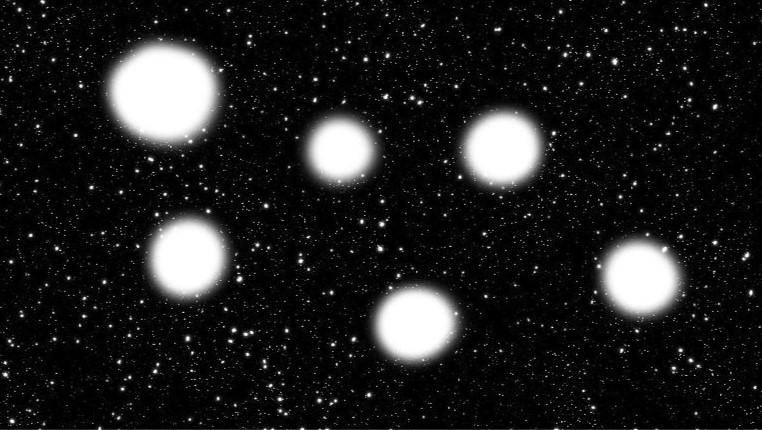
#> input picture images/Cosmos.jpg, 762 x 430 px, given in place of paca.mp4, which was not available
$ python ex5_canny_hull_video.py
#> lines starting #> are read from the running program, lines starting #| are printed output that depends on the picture; after the words box and inside, x2 and y2 are one past the last pixel; in counts of white or black regions, pixels touching at a corner belong together; pictures that were not available may be replaced by others from this repository, and a replacement may not be noted
#> in reproduzir_video, frame is the input picture: shape (430, 762, 3); min 0, max 255, mean 31.9
"""
Exercício 5 — Canny + Dilatação + ConvexHull em Vídeo
Crie um script que capture o vídeo e exiba o resultado de Canny. O desafio é
usar a morfologia de Dilatação após o Canny para "engrossar", depois utilize
o operador HULL para detectar objetos.
Vídeos: paca.mp4 e leao.mp4
"""

import cv2
import numpy as np

# ── Configurações ─────────────────────────────────────────────────────────────
VIDEOS = [
    '../../videos/paca.mp4',
    '../../videos/leao.mp4',
]

CANNY_T1       = 50
CANNY_T2       = 130
KERNEL_DIL_SZ  = 3    # tamanho do kernel de dilatação
ITERACOES_DIL  = 2    # iterações de dilatação
AREA_MIN       = 500  # área mínima de contorno para filtrar ruído (px²)

# ── Elemento estruturante para dilatação ──────────────────────────────────────
kernel_dil = cv2.getStructuringElement(cv2.MORPH_RECT,
                                       (KERNEL_DIL_SZ, KERNEL_DIL_SZ))

def processar_frame(frame: np.ndarray) -> tuple:
    """Retorna (canny, dilatado, saida_com_hull)."""
    cinza   = cv2.cvtColor(frame, cv2.COLOR_BGR2GRAY)
    # GaussianBlur 5×5: remove ruído de vídeo antes do Canny (câmera tem ruído temporal)
    suave   = cv2.GaussianBlur(cinza, (5, 5), 0)

    # 1. Canny: detecta bordas com histerese (T1=50, T2=130 → razão ~1:2.6)
    bordas = cv2.Canny(suave, CANNY_T1, CANNY_T2)
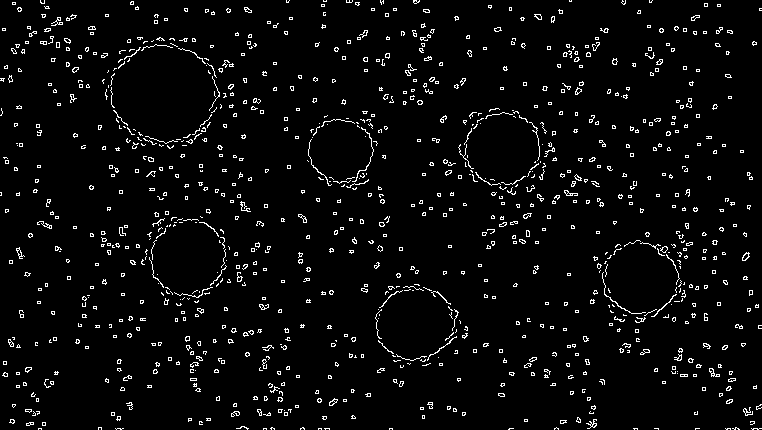
#> bordas: shape (430, 762); 4% white in thin lines or dots

    # 2. Dilatação — "engrossar" as bordas Canny para fechar lacunas nos contornos
    # Sem dilatação, bordas descontínuas geram muitos fragmentos de contorno
    # Após dilatar, contornos se conectam → menos fragmentos → detecção mais robusta
    dilatado = cv2.dilate(bordas, kernel_dil, iterations=ITERACOES_DIL)
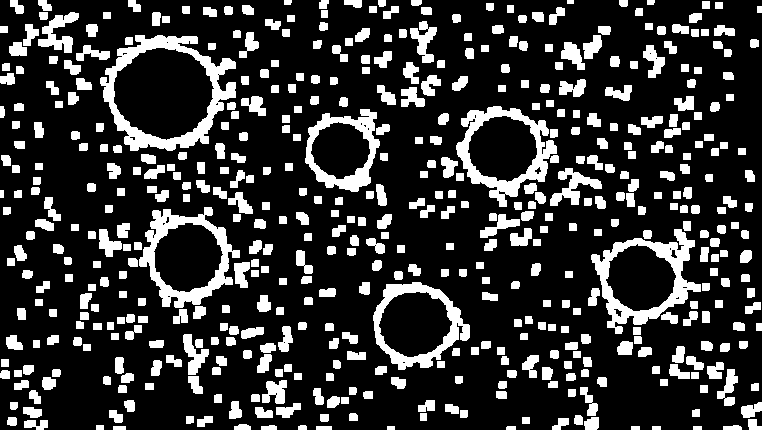
#> dilatado: shape (430, 762); 21% white; 512 white regions

    # 3. Encontrar contornos externos na imagem dilatada
    contornos, _ = cv2.findContours(dilatado, cv2.RETR_EXTERNAL,
                                    cv2.CHAIN_APPROX_SIMPLE)
#> contornos = 512 contours, 1 with area under 20; largest, box (x1, y1, x2, y2) and area: (100, 35, 236, 151) 10802, (591, 229, 701, 334) 6392, (139, 207, 240, 308) 6298, (456, 106, 557, 207) 6150, (373, 282, 470, 370) 5734

    saida = frame.copy()
    for cnt in contornos:
        if cv2.contourArea(cnt) < AREA_MIN:
            continue  # ignorar ruído pequeno

        # 4. ConvexHull — envoltória convexa do contorno
        # cv2.convexHull(cnt): retorna os vértices do menor polígono convexo
        # que envolve todos os pontos do contorno (sem concavidades)
        hull = cv2.convexHull(cnt)

        # Desenhar contorno original (verde)
        cv2.drawContours(saida, [cnt],  -1, (0, 200, 0),  1)
        # Desenhar hull (azul) — mostra a forma convexa "simplificada"
        cv2.drawContours(saida, [hull], -1, (200, 0, 0),  2)

        # Centroide: calculado pelos momentos geométricos (m10/m00, m01/m00)
        M = cv2.moments(cnt)
        if M['m00'] != 0:
            cx = int(M['m10'] / M['m00'])
            cy = int(M['m01'] / M['m00'])
            cv2.circle(saida, (cx, cy), 4, (0, 0, 255), -1)

        # Bounding box: menor retângulo alinhado com os eixos que envolve o contorno
        x, y, w, h = cv2.boundingRect(cnt)
        cv2.rectangle(saida, (x, y), (x + w, y + h), (0, 200, 255), 1)
#> this loop made 512 passes
#> (cx, cy) on passes 178, 235, 262, 318, 383, 384, 455, 485: (416, 323), (643, 278), (186, 256), (572, 186), (342, 150), (503, 150), (164, 92), (58, 32)
#> cnt on passes 1, 2, 3, 5, 6, 7: [[693, 426], [693, 429], [701, 429], [701, 426]], [[652, 426], [652, 429], [660, 429], [660, 426]], [[631, 426], [631, 429], [639, 429], [639, 426]], [[387, 426], [387, 429], [394, 429], [394, 426]], [[316, 426], [316, 429], [331, 429], [331, 426]], [[113, 426], [113, 429], [125, 429], [125, 426]]
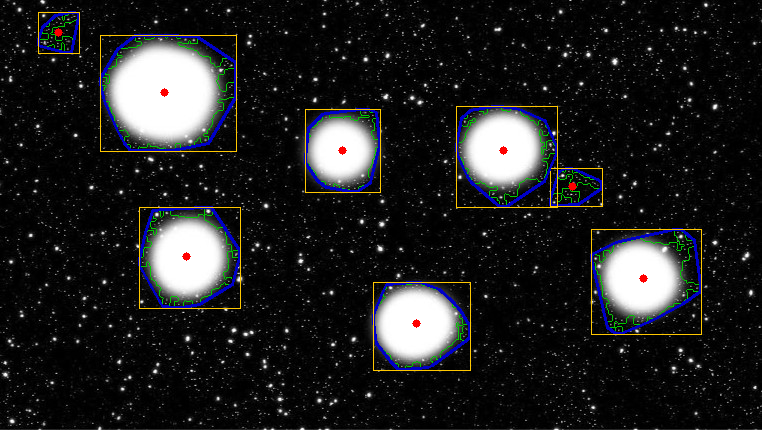
#> saida: shape (430, 762, 3); 3.47% of pixels changed, all inside (x1, y1, x2, y2) = (37, 11, 702, 371)

    # Sobreposição do Canny em amarelo
    saida[bordas > 0] = [0, 220, 220]

    # HUD
    n_obj = sum(1 for c in contornos if cv2.contourArea(c) >= AREA_MIN)
#> n_obj = 8
    cv2.putText(saida, f'Objetos: {n_obj}',       (10, 28),  cv2.FONT_HERSHEY_SIMPLEX, 0.7, (255, 255, 255), 2)
    cv2.putText(saida, f'Canny ({CANNY_T1},{CANNY_T2})', (10, 55), cv2.FONT_HERSHEY_SIMPLEX, 0.55, (200, 200, 200), 1)
    cv2.putText(saida, 'Verde=contorno  Azul=hull  Ciano=Canny', (10, saida.shape[0] - 10),
                cv2.FONT_HERSHEY_SIMPLEX, 0.45, (200, 200, 200), 1)
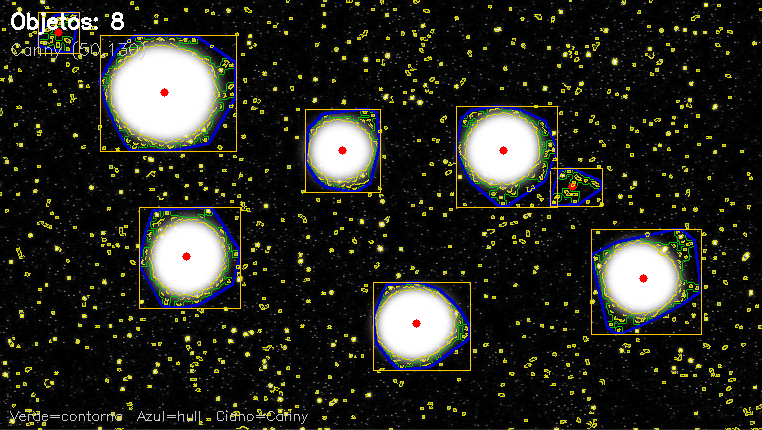
#> saida: shape (430, 762, 3); mean B, G, R 33.1, 41.4, 40.8

    return bordas, dilatado, saida


def reproduzir_video(caminho: str) -> None:
    cap = cv2.VideoCapture(caminho)
    if not cap.isOpened():
        print(f'[AVISO] Não foi possível abrir: {caminho}')
        return

    fps     = cap.get(cv2.CAP_PROP_FPS)
    delay   = max(1, int(1000 / fps))
    titulo  = caminho.split('/')[-1]

    print(f'\nReproduzindo: {titulo}  (FPS={fps:.1f})')
    print('Tecla [q] = encerrar  |  [p] = pausar/continuar')

    pausado = False
    while True:
        if not pausado:
            ret, frame = cap.read()
            if not ret:
                cap.set(cv2.CAP_PROP_POS_FRAMES, 0)
                continue

        bordas, dilatado, saida = processar_frame(frame)

        # Exibir os 3 canais lado a lado (redimensionados)
        h, w = frame.shape[:2]
#> h = 430; w = 762
        escala = 0.45
        res = (int(w * escala), int(h * escala))
#> res = (342, 193)

        canny_bgr  = cv2.cvtColor(bordas,   cv2.COLOR_GRAY2BGR)
#> canny_bgr: shape (430, 762, 3); 4% white in thin lines or dots
        dilat_bgr  = cv2.cvtColor(dilatado, cv2.COLOR_GRAY2BGR)
#> dilat_bgr: shape (430, 762, 3); 21% white; 512 white regions, largest, box (x1, y1, x2, y2) and area: (100, 35, 236, 151) 4237, (591, 229, 701, 334) 3245, (139, 207, 240, 308) 3022

        linha = np.hstack([
            cv2.resize(canny_bgr, res),
            cv2.resize(dilat_bgr, res),
            cv2.resize(saida,     res),
        ])
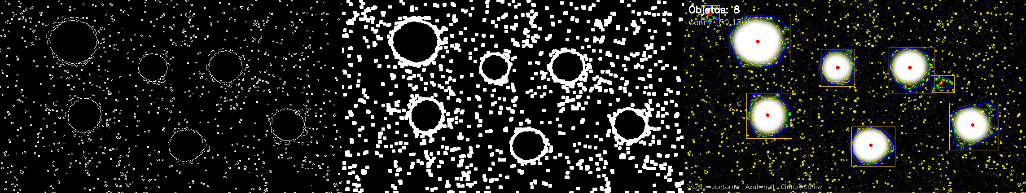
#> linha: shape (193, 1026, 3); mean B, G, R 32.3, 34.9, 34.7

        cv2.imshow(f'Canny + Dilatacao + Hull — {titulo}', linha)
        cv2.setWindowTitle(f'Canny + Dilatacao + Hull — {titulo}',
                           f'[PAUSADO] {titulo}' if pausado else f'Canny+Dil+Hull — {titulo}')

        tecla = cv2.waitKey(1 if pausado else delay) & 0xFF
#> (key q is pressed here)
        if tecla == ord('q'):
            break
        elif tecla == ord('p'):
            pausado = not pausado

    cap.release()
    cv2.destroyAllWindows()


# ── Executar para cada vídeo ──────────────────────────────────────────────────
for video in VIDEOS:
    reproduzir_video(video)

print('\n=== Resumo das técnicas utilizadas ===')
print()
print('1. CANNY:')
print('   → Detecta bordas finas com dois limiares de histérese.')
print('   → Bordas espúrias são eliminadas; bordas reais são preservadas.')
print()
print('2. DILATAÇÃO:')
print('   → "Engorda" as bordas detectadas pelo Canny.')
print('   → Conecta bordas que estavam fragmentadas por pequenas lacunas.')
print('   → Facilita o findContours ao criar regiões fechadas.')
print()
print('3. CONVEX HULL:')
print('   → Para cada contorno detectado, cv2.convexHull() cria a envoltória mínima.')
print('   → É como esticar um elástico ao redor do contorno.')
print('   → Útil para objetos com formas irregulares ou parcialmente ocluídos.')
print('   → Permite calcular a área de influência real do objeto na cena.')
